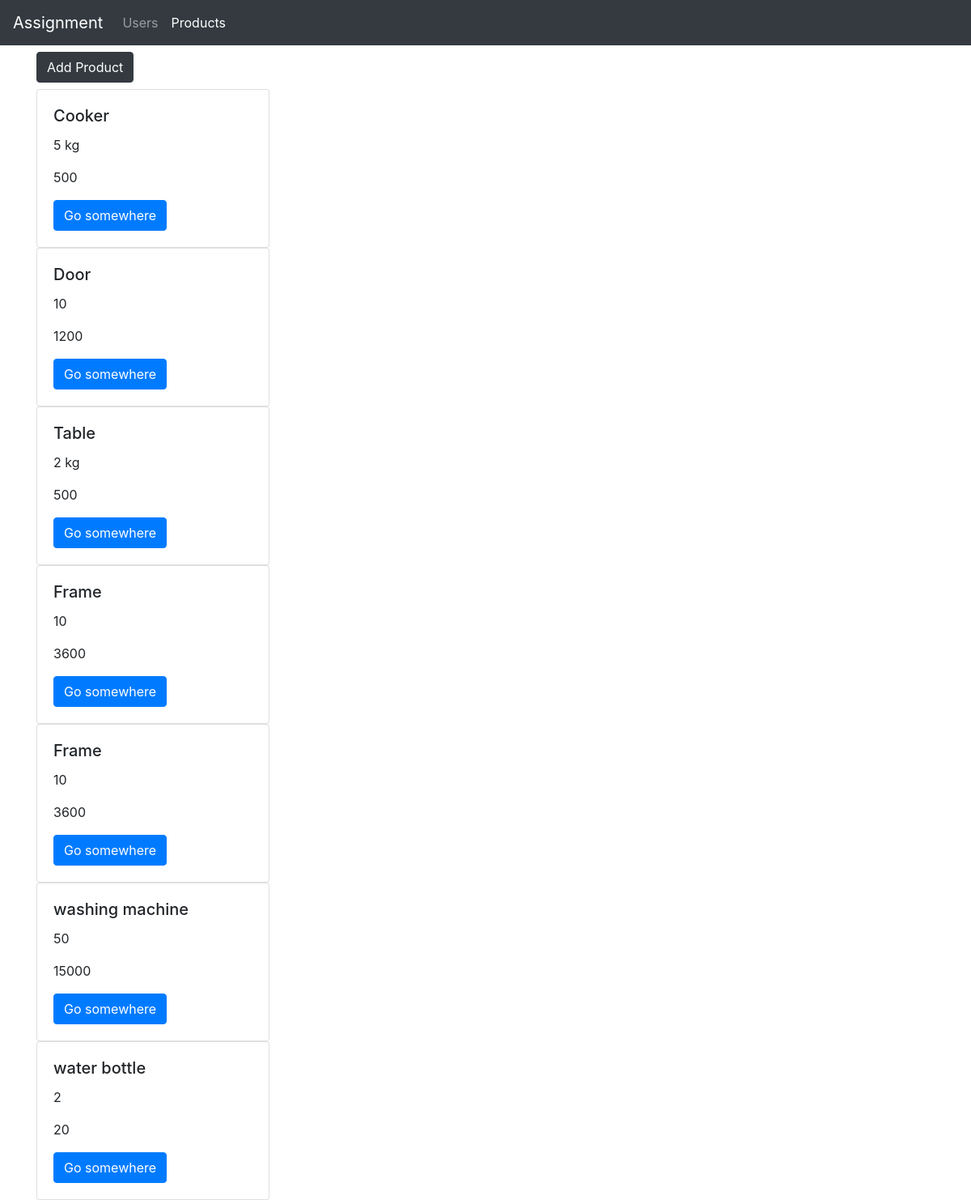
Screenshot of /products/ with the database file from the repository.
### products/models.py (models this page shows, shortened)
class products(models.Model):
    product_id=models.AutoField(primary_key=True)
    product_name=models.CharField(max_length=50,default='')
    weight=models.CharField(max_length=50,default='')
    price=models.IntegerField(default='')
    created_at=models.DateTimeField(auto_now_add=True,blank=True)
    updated_at=models.DateField(auto_now_add=True,blank=True)

### products/views.py (the view)
# urls.py: path('',views.index,name="index"),
def index(request):
    productsdata = productdata.objects.all()
    param={'productsdata':productsdata}
    return render(request,'products/index.html',param)

### products/templates/products/index.html
{%extends 'base.html'%}
{%block productsactive%}active{%endblock%}
{%block body%}
<div class="container mt-2">
        <a href="/products/addproduct">
            <button type="button float-right" class="btn btn-dark">Add Product</button>
        </a>
</div>
<div class="container mt-2">
    {%for item in productsdata %}
    <div class="card" style="width: 18rem;">
        <div class="card-body">
            <h5 class="card-title">{{item.product_name}}</h5>
            <p class="card-text">{{item.weight}}</p>
            <p class="card-text">{{item.price}}</p>
            <a href="#" class="btn btn-primary">Go somewhere</a>
        </div>
    </div>
    {% endfor %}
</div>
{%endblock%}

### task/templates/base.html (shortened to what this page needs)
<!doctype html>
<html lang="en">
  <head>
    <link rel="stylesheet" href="https://stackpath.bootstrapcdn.com/bootstrap/4.5.0/css/bootstrap.min.css">
  </head>
  <body>
    <nav class="navbar navbar-expand-lg navbar-dark bg-dark">
  <a class="navbar-brand" href="/">Assignment</a>
  <div class="collapse navbar-collapse" id="navbarSupportedContent">
    <ul class="navbar-nav mr-auto">
      <li class="nav-item">
          <a class="nav-link {%block usersactive%}{%endblock%}" href="/users">Users</a>
      </li>
      <li class="nav-item">
          <a class="nav-link {%block productsactive%}{%endblock%}" href="/products">Products</a>
      </li>
        </ul>
       </div>
</nav>
{%block body%}{%endblock%}
  </body>
</html>

### rows the page displays
products: product_name "Cooker", weight "5 kg", price "500"
products: product_name "Door", weight "10", price "1200"
products: product_name "Table", weight "2 kg", price "500"
products: product_name "Frame", weight "10", price "3600"
products: product_name "Frame", weight "10", price "3600"
products: product_name "washing machine", weight "50", price "15000"
products: product_name "water bottle", weight "2", price "20"
